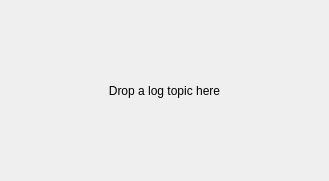
<?xml version="1.0" encoding="UTF-8"?>
<ui version="4.0">
 <class>LogView</class>
 <widget class="QWidget" name="LogView">
  <layout class="QVBoxLayout" name="rootLayout">
   <property name="spacing">
    <number>0</number>
   </property>
         <property name="leftMargin">
          <number>0</number>
         </property>
         <property name="topMargin">
          <number>0</number>
         </property>
         <property name="rightMargin">
          <number>0</number>
         </property>
         <property name="bottomMargin">
          <number>0</number>
         </property>
   <item>
    <widget class="QStackedWidget" name="pages">
     <property name="currentIndex">
      <number>1</number>
     </property>
     <widget class="QWidget" name="contentPage">
      <layout class="QVBoxLayout" name="contentLayout">
       <property name="spacing">
        <number>0</number>
       </property>
         <property name="leftMargin">
          <number>0</number>
         </property>
         <property name="topMargin">
          <number>0</number>
         </property>
         <property name="rightMargin">
          <number>0</number>
         </property>
         <property name="bottomMargin">
          <number>0</number>
         </property>
       <item>
        <layout class="QHBoxLayout" name="filterRow" stretch="0,0,0,0,0,1,1,1,0,0">
         <property name="spacing">
          <number>4</number>
         </property>
         <property name="leftMargin">
          <number>6</number>
         </property>
         <property name="topMargin">
          <number>4</number>
         </property>
         <property name="rightMargin">
          <number>6</number>
         </property>
         <property name="bottomMargin">
          <number>4</number>
         </property>
         <item>
          <widget class="QToolButton" name="levelDebug">
           <property name="text">
            <string>Debug</string>
           </property>
           <property name="checkable">
            <bool>true</bool>
           </property>
           <property name="checked">
            <bool>true</bool>
           </property>
          </widget>
         </item>
         <item>
          <widget class="QToolButton" name="levelInfo">
           <property name="text">
            <string>Info</string>
           </property>
           <property name="checkable">
            <bool>true</bool>
           </property>
           <property name="checked">
            <bool>true</bool>
           </property>
          </widget>
         </item>
         <item>
          <widget class="QToolButton" name="levelWarn">
           <property name="text">
            <string>Warn</string>
           </property>
           <property name="checkable">
            <bool>true</bool>
           </property>
           <property name="checked">
            <bool>true</bool>
           </property>
          </widget>
         </item>
         <item>
          <widget class="QToolButton" name="levelError">
           <property name="text">
            <string>Error</string>
           </property>
           <property name="checkable">
            <bool>true</bool>
           </property>
           <property name="checked">
            <bool>true</bool>
           </property>
          </widget>
         </item>
         <item>
          <widget class="QToolButton" name="levelFatal">
           <property name="text">
            <string>Fatal</string>
           </property>
           <property name="checkable">
            <bool>true</bool>
           </property>
           <property name="checked">
            <bool>true</bool>
           </property>
          </widget>
         </item>
         <item>
          <widget class="PJ::Search" name="sourceEdit">
           <property name="placeholder">
            <string>Filter sources...</string>
           </property>
          </widget>
         </item>
         <item>
          <widget class="PJ::Search" name="categoryEdit">
           <property name="placeholder">
            <string>Filter categories...</string>
           </property>
          </widget>
         </item>
         <item>
          <widget class="PJ::Search" name="filterEdit">
           <property name="placeholder">
            <string>Filter messages...</string>
           </property>
          </widget>
         </item>
         <item>
          <widget class="QToolButton" name="topicsButton">
           <property name="text">
            <string>Topics</string>
           </property>
           <property name="toolTip">
            <string>Choose which topics to show</string>
           </property>
           <property name="popupMode">
            <enum>QToolButton::ToolButtonPopupMode::InstantPopup</enum>
           </property>
          </widget>
         </item>
         <item>
          <widget class="PJ::SvgButton" name="futureButton">
           <property name="toolTip">
            <string>Hide the entries after the playhead</string>
           </property>
           <property name="checkable">
            <bool>true</bool>
           </property>
           <property name="checked">
            <bool>false</bool>
           </property>
          </widget>
         </item>
        </layout>
       </item>
       <item>
        <widget class="QSplitter" name="splitter">
         <property name="orientation">
          <enum>Qt::Orientation::Vertical</enum>
         </property>
         <property name="childrenCollapsible">
          <bool>false</bool>
         </property>
         <widget class="QTreeView" name="logView">
          <property name="frameShape">
           <enum>QFrame::Shape::NoFrame</enum>
          </property>
          <property name="acceptDrops">
           <bool>false</bool>
          </property>
          <property name="editTriggers">
           <set>QAbstractItemView::EditTrigger::NoEditTriggers</set>
          </property>
          <property name="dragDropMode">
           <enum>QAbstractItemView::DragDropMode::NoDragDrop</enum>
          </property>
          <property name="selectionMode">
           <enum>QAbstractItemView::SelectionMode::SingleSelection</enum>
          </property>
          <property name="selectionBehavior">
           <enum>QAbstractItemView::SelectionBehavior::SelectRows</enum>
          </property>
          <property name="rootIsDecorated">
           <bool>false</bool>
          </property>
          <property name="uniformRowHeights">
           <bool>true</bool>
          </property>
          <property name="itemsExpandable">
           <bool>false</bool>
          </property>
          <property name="allColumnsShowFocus">
           <bool>true</bool>
          </property>
         </widget>
         <widget class="QWidget" name="detailPane">
          <layout class="QHBoxLayout" name="detailLayout">
           <property name="spacing">
            <number>4</number>
           </property>
           <property name="leftMargin">
            <number>6</number>
           </property>
           <property name="topMargin">
            <number>4</number>
           </property>
           <property name="rightMargin">
            <number>6</number>
           </property>
           <property name="bottomMargin">
            <number>4</number>
           </property>
           <item>
            <widget class="QPlainTextEdit" name="detailText">
             <property name="acceptDrops">
              <bool>false</bool>
             </property>
             <property name="readOnly">
              <bool>true</bool>
             </property>
             <property name="placeholderText">
              <string>Select a row to read the full entry</string>
             </property>
            </widget>
           </item>
           <item alignment="Qt::AlignmentFlag::AlignTop">
            <widget class="PJ::SvgButton" name="copyButton">
             <property name="toolTip">
              <string>Copy the selected entry to the clipboard</string>
             </property>
            </widget>
           </item>
          </layout>
         </widget>
        </widget>
       </item>
      </layout>
     </widget>
     <widget class="QWidget" name="emptyPage">
      <layout class="QVBoxLayout" name="emptyLayout">
       <item>
        <widget class="QLabel" name="emptyLabel">
         <property name="text">
          <string>Drop a log topic here</string>
         </property>
         <property name="alignment">
          <set>Qt::AlignmentFlag::AlignCenter</set>
         </property>
         <property name="wordWrap">
          <bool>true</bool>
         </property>
        </widget>
       </item>
      </layout>
     </widget>
    </widget>
   </item>
  </layout>
 </widget>
 <customwidgets>
  <customwidget>
   <class>PJ::Search</class>
   <extends>QWidget</extends>
   <header>pj_widgets/Search.h</header>
  </customwidget>
  <customwidget>
   <class>PJ::SvgButton</class>
   <extends>QToolButton</extends>
   <header>pj_widgets/SvgButton.h</header>
  </customwidget>
 </customwidgets>
 <resources/>
 <connections/>
</ui>
